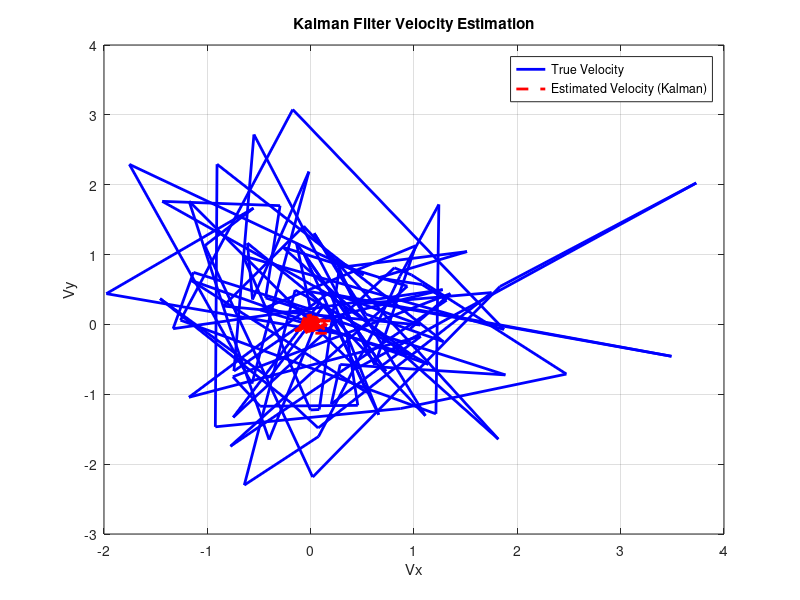

This chart was generated by the following MATLAB code: (Note: this script raises an error after producing the figure.)
%% Velocity Kalman Filter (vKF) Implementation
% This script estimates movement velocity from neural activity using Kalman Filter

clc; clear; close all;

%% Simulated Data (Replace with actual neural data)
timesteps = 100;  % Number of time steps
neurons = 158;    % Number of neurons

% Simulate neural firing rates (random data for now)
neural_data = randn(timesteps, neurons);

% Simulate true velocity (ground truth, replace with real data)
true_velocity = randn(timesteps, 2); % [vx, vy]

%% Kalman Filter Initialization
A = eye(2);  % State transition matrix (Assume constant velocity model)
H = randn(neurons, 2); % Observation matrix (Random for now)
Q = 0.01 * eye(2);  % Process noise covariance
R = 0.1 * eye(neurons); % Measurement noise covariance
P = eye(2);  % Initial estimate covariance

x_est = zeros(timesteps, 2); % Store estimated velocities
x = [0; 0];  % Initial velocity estimate

%% Kalman Filtering Process
for t = 1:timesteps
    % Prediction Step
    x_pred = A * x;
    P_pred = A * P * A' + Q;
    
    % Measurement Update
    K = P_pred * H' / (H * P_pred * H' + R); % Kalman Gain
    x = x_pred + K * (neural_data(t, :)' - H * x_pred);
    P = (eye(2) - K * H) * P_pred;
    
    % Store estimated velocity
    x_est(t, :) = x';
end

%% Plot Results
figure;
plot(true_velocity(:,1), true_velocity(:,2), 'b', 'LineWidth', 2); hold on;
plot(x_est(:,1), x_est(:,2), 'r--', 'LineWidth', 2);
legend('True Velocity', 'Estimated Velocity (Kalman)');
xlabel('Vx'); ylabel('Vy'); title('Kalman Filter Velocity Estimation');
grid on;


%% LSTM-based Speed-Direction Estimation
% Requires MATLAB Deep Learning Toolbox

% Define LSTM Network Architecture
layers = [ ...
    sequenceInputLayer(neurons)
    lstmLayer(50, 'OutputMode', 'sequence')
    fullyConnectedLayer(2)  % Output: speed and direction
    regressionLayer];

% Prepare Data for Training (Neural Data -> Velocity)
XTrain = num2cell(neural_data', [1 2]); % Cell array for LSTM input
YTrain = num2cell(true_velocity', [1 2]);

% Training Options
options = trainingOptions('adam', ...
    'MaxEpochs', 100, ...
    'MiniBatchSize', 10, ...
    'Shuffle', 'every-epoch', ...
    'Plots', 'training-progress');

% Train the LSTM Model
net = trainNetwork(XTrain, YTrain, layers, options);

% Predict using trained LSTM
YPred = predict(net, XTrain);

% Plot Results
figure;
plot(true_velocity(:,1), true_velocity(:,2), 'b', 'LineWidth', 2); hold on;
YPredMat = cell2mat(YPred);  % Convert to matrix
plot(YPredMat(:,1), YPredMat(:,2), 'g--', 'LineWidth', 2);
legend('True Velocity', 'Estimated Velocity (LSTM)');
title('LSTM Velocity Estimation');
grid on;